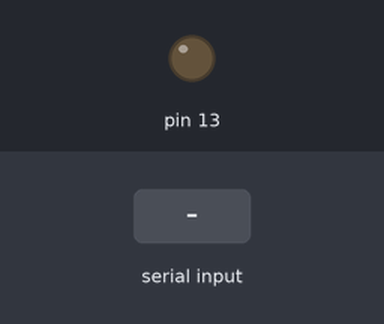
Bench run of a sketch on a simulated Arduino Uno, built with avr-gcc and run on an emulated ATmega328P. Parts: output pins drawn as LEDs (lit = HIGH). The test bench sets the inputs (shaded band). What the sketch prints to the serial monitor is not drawn.

Above: at 11.2 s.
11.3 s: "1\n" received over Serial
At 11.42 s:
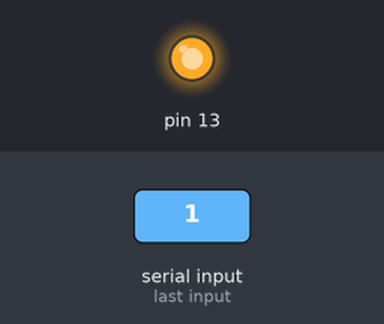
Timing chart, 0 to 14.3 s (numbered marks = the images above; inputs shaded):
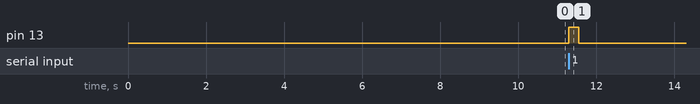

The sketch:

sender.ino
```cpp
#define DATASET 64

typedef struct Result {
  int time;
  int bytesSent;
} Result;

unsigned long timeEnd = 0;
unsigned long timeStart = 0;
char dataRecieved[DATASET] = {0};
char dataSent[DATASET] = {0};
Result results[DATASET];
int i = 0, timeout = 5000;

void setup() {
  pinMode(13, OUTPUT);
  Serial.begin(9600);
  dataSent[0] = '\0';
  i = 0;
  delay(10000);
  timeStart = millis();
  Serial.write((uint8_t *)dataSent, i + 1);
}

void loop() {
  //timeOut();
}

void serialEvent(){
  timeEnd = millis();
  timeout = 5000;
  blinkLED();
  int dataLen = Serial.readBytesUntil('\0', dataRecieved, 64);
  Result tmpResult;
  dataRecieved[dataLen] = '\0';
  tmpResult.bytesSent = dataLen + 1;
  if(!strcmp(dataSent, dataRecieved)){
    tmpResult.time = timeEnd - timeStart;
  } else {
    tmpResult.time = -1;
  }
  results[i] = tmpResult;
  i++;
  if(i < DATASET){
    memset(dataRecieved, 0, DATASET);
    dataSent[i-1] = 'A';
    dataSent[i] = '\0';
    delay(5000);
    timeStart = millis();
    Serial.write((uint8_t *)dataSent, i + 1);
  } else {
    printResult();
    while(1);
  }
}

void printResult(){
  Serial.print('\n');
  for(i = 0; i < DATASET; i++){
    Serial.print(results[i].bytesSent);
    Serial.print(',');
    Serial.print(results[i].time);
    Serial.print('\n');
  }
}

void blinkLED(){
  digitalWrite(13, HIGH);
  delay(250);
  digitalWrite(13, LOW);
}

void timeOut(){
  while(timeout < 0){
    delay(1);
    timeout--;
  }
  results[i].bytesSent = ++i;
  results[i].time = -2;
  memset(dataRecieved, 0, DATASET);
  dataSent[i-1] = 'A';
  dataSent[i] = '\0';
  delay(3000);
  timeout = 5000;
  timeStart = millis();
  Serial.write((uint8_t *)dataSent, i + 1);
}
```

Measured:
- after the input at 11.3 s, pin 13: LOW → HIGH at once, → LOW 0.25 s later
